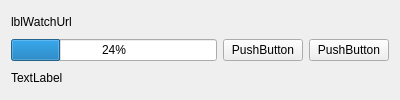
<?xml version="1.0" encoding="UTF-8"?>
<ui version="4.0">
 <class>DLProgress</class>
 <widget class="QWidget" name="DLProgress">
  <property name="geometry">
   <rect>
    <x>0</x>
    <y>0</y>
    <width>400</width>
    <height>100</height>
   </rect>
  </property>
  <property name="sizePolicy">
   <sizepolicy hsizetype="Preferred" vsizetype="Preferred">
    <horstretch>0</horstretch>
    <verstretch>0</verstretch>
   </sizepolicy>
  </property>
  <property name="windowTitle">
   <string>Form</string>
  </property>
  <layout class="QHBoxLayout" name="horizontalLayout">
   <item>
    <layout class="QVBoxLayout" name="verticalLayout">
     <item>
      <widget class="QLabel" name="labelWatchUrl">
       <property name="text">
        <string>lblWatchUrl</string>
       </property>
      </widget>
     </item>
     <item>
      <layout class="QHBoxLayout" name="horizontalLayout_2">
       <item>
        <widget class="QProgressBar" name="progressBar">
         <property name="value">
          <number>24</number>
         </property>
        </widget>
       </item>
       <item>
        <widget class="QPushButton" name="pushButton_3">
         <property name="text">
          <string>PushButton</string>
         </property>
        </widget>
       </item>
       <item>
        <widget class="QPushButton" name="pushButton_4">
         <property name="text">
          <string>PushButton</string>
         </property>
        </widget>
       </item>
      </layout>
     </item>
     <item>
      <widget class="QLabel" name="label">
       <property name="text">
        <string>TextLabel</string>
       </property>
      </widget>
     </item>
    </layout>
   </item>
  </layout>
 </widget>
 <resources/>
 <connections/>
</ui>
